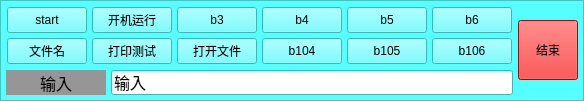
     <widget class="QFrame" name="frame_button">
      <property name="maximumSize">
       <size>
        <width>16777215</width>
        <height>100</height>
       </size>
      </property>
      <property name="palette">
       <palette>
        <active>
         <colorrole role="WindowText">
          <brush brushstyle="SolidPattern">
           <color alpha="255">
            <red>0</red>
            <green>0</green>
            <blue>0</blue>
           </color>
          </brush>
         </colorrole>
         <colorrole role="Button">
          <brush brushstyle="SolidPattern">
           <color alpha="255">
            <red>85</red>
            <green>255</green>
            <blue>255</blue>
           </color>
          </brush>
         </colorrole>
         <colorrole role="Light">
          <brush brushstyle="SolidPattern">
           <color alpha="255">
            <red>213</red>
            <green>255</green>
            <blue>255</blue>
           </color>
          </brush>
         </colorrole>
         <colorrole role="Midlight">
          <brush brushstyle="SolidPattern">
           <color alpha="255">
            <red>149</red>
            <green>255</green>
            <blue>255</blue>
           </color>
          </brush>
         </colorrole>
         <colorrole role="Dark">
          <brush brushstyle="SolidPattern">
           <color alpha="255">
            <red>42</red>
            <green>127</green>
            <blue>127</blue>
           </color>
          </brush>
         </colorrole>
         <colorrole role="Mid">
          <brush brushstyle="SolidPattern">
           <color alpha="255">
            <red>56</red>
            <green>170</green>
            <blue>170</blue>
           </color>
          </brush>
         </colorrole>
         <colorrole role="Text">
          <brush brushstyle="SolidPattern">
           <color alpha="255">
            <red>0</red>
            <green>0</green>
            <blue>0</blue>
           </color>
          </brush>
         </colorrole>
         <colorrole role="BrightText">
          <brush brushstyle="SolidPattern">
           <color alpha="255">
            <red>255</red>
            <green>255</green>
            <blue>255</blue>
           </color>
          </brush>
         </colorrole>
         <colorrole role="ButtonText">
          <brush brushstyle="SolidPattern">
           <color alpha="255">
            <red>0</red>
            <green>0</green>
            <blue>0</blue>
           </color>
          </brush>
         </colorrole>
         <colorrole role="Base">
          <brush brushstyle="SolidPattern">
           <color alpha="255">
            <red>255</red>
            <green>255</green>
            <blue>255</blue>
           </color>
          </brush>
         </colorrole>
         <colorrole role="Window">
          <brush brushstyle="SolidPattern">
           <color alpha="255">
            <red>85</red>
            <green>255</green>
            <blue>255</blue>
           </color>
          </brush>
         </colorrole>
         <colorrole role="Shadow">
          <brush brushstyle="SolidPattern">
           <color alpha="255">
            <red>0</red>
            <green>0</green>
            <blue>0</blue>
           </color>
          </brush>
         </colorrole>
         <colorrole role="AlternateBase">
          <brush brushstyle="SolidPattern">
           <color alpha="255">
            <red>170</red>
            <green>255</green>
            <blue>255</blue>
           </color>
          </brush>
         </colorrole>
         <colorrole role="ToolTipBase">
          <brush brushstyle="SolidPattern">
           <color alpha="255">
            <red>255</red>
            <green>255</green>
            <blue>220</blue>
           </color>
          </brush>
         </colorrole>
         <colorrole role="ToolTipText">
          <brush brushstyle="SolidPattern">
           <color alpha="255">
            <red>0</red>
            <green>0</green>
            <blue>0</blue>
           </color>
          </brush>
         </colorrole>
        </active>
        <inactive>
         <colorrole role="WindowText">
          <brush brushstyle="SolidPattern">
           <color alpha="255">
            <red>0</red>
            <green>0</green>
            <blue>0</blue>
           </color>
          </brush>
         </colorrole>
         <colorrole role="Button">
          <brush brushstyle="SolidPattern">
           <color alpha="255">
            <red>85</red>
            <green>255</green>
            <blue>255</blue>
           </color>
          </brush>
         </colorrole>
         <colorrole role="Light">
          <brush brushstyle="SolidPattern">
           <color alpha="255">
            <red>213</red>
            <green>255</green>
            <blue>255</blue>
           </color>
          </brush>
         </colorrole>
         <colorrole role="Midlight">
          <brush brushstyle="SolidPattern">
           <color alpha="255">
            <red>149</red>
            <green>255</green>
            <blue>255</blue>
           </color>
          </brush>
         </colorrole>
         <colorrole role="Dark">
          <brush brushstyle="SolidPattern">
           <color alpha="255">
            <red>42</red>
            <green>127</green>
            <blue>127</blue>
           </color>
          </brush>
         </colorrole>
         <colorrole role="Mid">
          <brush brushstyle="SolidPattern">
           <color alpha="255">
            <red>56</red>
            <green>170</green>
            <blue>170</blue>
           </color>
          </brush>
         </colorrole>
         <colorrole role="Text">
          <brush brushstyle="SolidPattern">
           <color alpha="255">
            <red>0</red>
            <green>0</green>
            <blue>0</blue>
           </color>
          </brush>
         </colorrole>
         <colorrole role="BrightText">
          <brush brushstyle="SolidPattern">
           <color alpha="255">
            <red>255</red>
            <green>255</green>
            <blue>255</blue>
           </color>
          </brush>
         </colorrole>
         <colorrole role="ButtonText">
          <brush brushstyle="SolidPattern">
           <color alpha="255">
            <red>0</red>
            <green>0</green>
            <blue>0</blue>
           </color>
          </brush>
         </colorrole>
         <colorrole role="Base">
          <brush brushstyle="SolidPattern">
           <color alpha="255">
            <red>255</red>
            <green>255</green>
            <blue>255</blue>
           </color>
          </brush>
         </colorrole>
         <colorrole role="Window">
          <brush brushstyle="SolidPattern">
           <color alpha="255">
            <red>85</red>
            <green>255</green>
            <blue>255</blue>
           </color>
          </brush>
         </colorrole>
         <colorrole role="Shadow">
          <brush brushstyle="SolidPattern">
           <color alpha="255">
            <red>0</red>
            <green>0</green>
            <blue>0</blue>
           </color>
          </brush>
         </colorrole>
         <colorrole role="AlternateBase">
          <brush brushstyle="SolidPattern">
           <color alpha="255">
            <red>170</red>
            <green>255</green>
            <blue>255</blue>
           </color>
          </brush>
         </colorrole>
         <colorrole role="ToolTipBase">
          <brush brushstyle="SolidPattern">
           <color alpha="255">
            <red>255</red>
            <green>255</green>
            <blue>220</blue>
           </color>
          </brush>
         </colorrole>
         <colorrole role="ToolTipText">
          <brush brushstyle="SolidPattern">
           <color alpha="255">
            <red>0</red>
            <green>0</green>
            <blue>0</blue>
           </color>
          </brush>
         </colorrole>
        </inactive>
        <disabled>
         <colorrole role="WindowText">
          <brush brushstyle="SolidPattern">
           <color alpha="255">
            <red>42</red>
            <green>127</green>
            <blue>127</blue>
           </color>
          </brush>
         </colorrole>
         <colorrole role="Button">
          <brush brushstyle="SolidPattern">
           <color alpha="255">
            <red>85</red>
            <green>255</green>
            <blue>255</blue>
           </color>
          </brush>
         </colorrole>
         <colorrole role="Light">
          <brush brushstyle="SolidPattern">
           <color alpha="255">
            <red>213</red>
            <green>255</green>
            <blue>255</blue>
           </color>
          </brush>
         </colorrole>
         <colorrole role="Midlight">
          <brush brushstyle="SolidPattern">
           <color alpha="255">
            <red>149</red>
            <green>255</green>
            <blue>255</blue>
           </color>
          </brush>
         </colorrole>
         <colorrole role="Dark">
          <brush brushstyle="SolidPattern">
           <color alpha="255">
            <red>42</red>
            <green>127</green>
            <blue>127</blue>
           </color>
          </brush>
         </colorrole>
         <colorrole role="Mid">
          <brush brushstyle="SolidPattern">
           <color alpha="255">
            <red>56</red>
            <green>170</green>
            <blue>170</blue>
           </color>
          </brush>
         </colorrole>
         <colorrole role="Text">
          <brush brushstyle="SolidPattern">
           <color alpha="255">
            <red>42</red>
            <green>127</green>
            <blue>127</blue>
           </color>
          </brush>
         </colorrole>
         <colorrole role="BrightText">
          <brush brushstyle="SolidPattern">
           <color alpha="255">
            <red>255</red>
            <green>255</green>
            <blue>255</blue>
           </color>
          </brush>
         </colorrole>
         <colorrole role="ButtonText">
          <brush brushstyle="SolidPattern">
           <color alpha="255">
            <red>42</red>
            <green>127</green>
            <blue>127</blue>
           </color>
          </brush>
         </colorrole>
         <colorrole role="Base">
          <brush brushstyle="SolidPattern">
           <color alpha="255">
            <red>85</red>
            <green>255</green>
            <blue>255</blue>
           </color>
          </brush>
         </colorrole>
         <colorrole role="Window">
          <brush brushstyle="SolidPattern">
           <color alpha="255">
            <red>85</red>
            <green>255</green>
            <blue>255</blue>
           </color>
          </brush>
         </colorrole>
         <colorrole role="Shadow">
          <brush brushstyle="SolidPattern">
           <color alpha="255">
            <red>0</red>
            <green>0</green>
            <blue>0</blue>
           </color>
          </brush>
         </colorrole>
         <colorrole role="AlternateBase">
          <brush brushstyle="SolidPattern">
           <color alpha="255">
            <red>85</red>
            <green>255</green>
            <blue>255</blue>
           </color>
          </brush>
         </colorrole>
         <colorrole role="ToolTipBase">
          <brush brushstyle="SolidPattern">
           <color alpha="255">
            <red>255</red>
            <green>255</green>
            <blue>220</blue>
           </color>
          </brush>
         </colorrole>
         <colorrole role="ToolTipText">
          <brush brushstyle="SolidPattern">
           <color alpha="255">
            <red>0</red>
            <green>0</green>
            <blue>0</blue>
           </color>
          </brush>
         </colorrole>
        </disabled>
       </palette>
      </property>
      <property name="autoFillBackground">
       <bool>true</bool>
      </property>
      <property name="styleSheet">
       <string notr="true"/>
      </property>
      <property name="locale">
       <locale language="C" country="AnyCountry"/>
      </property>
      <property name="frameShape">
       <enum>QFrame::StyledPanel</enum>
      </property>
      <property name="frameShadow">
       <enum>QFrame::Raised</enum>
      </property>
      <layout class="QGridLayout" name="gridLayout">
       <property name="leftMargin">
        <number>5</number>
       </property>
       <property name="topMargin">
        <number>5</number>
       </property>
       <property name="rightMargin">
        <number>5</number>
       </property>
       <property name="bottomMargin">
        <number>5</number>
       </property>
       <property name="spacing">
        <number>5</number>
       </property>
       <item row="0" column="2" rowspan="2">
        <widget class="QPushButton" name="pushButton_end">
         <property name="minimumSize">
          <size>
           <width>50</width>
           <height>50</height>
          </size>
         </property>
         <property name="maximumSize">
          <size>
           <width>60</width>
           <height>60</height>
          </size>
         </property>
         <property name="autoFillBackground">
          <bool>false</bool>
         </property>
         <property name="styleSheet">
          <string notr="true">background-color: rgb(255, 0, 0);</string>
         </property>
         <property name="text">
          <string>结束</string>
         </property>
        </widget>
       </item>
       <item row="1" column="1">
        <widget class="QLineEdit" name="lineEdit">
         <property name="minimumSize">
          <size>
           <width>0</width>
           <height>25</height>
          </size>
         </property>
         <property name="font">
          <font>
           <family>宋体</family>
           <pointsize>12</pointsize>
          </font>
         </property>
         <property name="text">
          <string>输入</string>
         </property>
        </widget>
       </item>
       <item row="1" column="0">
        <widget class="QLabel" name="label">
         <property name="minimumSize">
          <size>
           <width>100</width>
           <height>0</height>
          </size>
         </property>
         <property name="maximumSize">
          <size>
           <width>16777215</width>
           <height>25</height>
          </size>
         </property>
         <property name="palette">
          <palette>
           <active>
            <colorrole role="WindowText">
             <brush brushstyle="SolidPattern">
              <color alpha="255">
               <red>0</red>
               <green>0</green>
               <blue>0</blue>
              </color>
             </brush>
            </colorrole>
            <colorrole role="Button">
             <brush brushstyle="SolidPattern">
              <color alpha="255">
               <red>150</red>
               <green>150</green>
               <blue>150</blue>
              </color>
             </brush>
            </colorrole>
            <colorrole role="Light">
             <brush brushstyle="SolidPattern">
              <color alpha="255">
               <red>225</red>
               <green>225</green>
               <blue>225</blue>
              </color>
             </brush>
            </colorrole>
            <colorrole role="Midlight">
             <brush brushstyle="SolidPattern">
              <color alpha="255">
               <red>187</red>
               <green>187</green>
               <blue>187</blue>
              </color>
             </brush>
            </colorrole>
            <colorrole role="Dark">
             <brush brushstyle="SolidPattern">
              <color alpha="255">
               <red>75</red>
               <green>75</green>
               <blue>75</blue>
              </color>
             </brush>
            </colorrole>
            <colorrole role="Mid">
             <brush brushstyle="SolidPattern">
              <color alpha="255">
               <red>100</red>
               <green>100</green>
               <blue>100</blue>
              </color>
             </brush>
            </colorrole>
            <colorrole role="Text">
             <brush brushstyle="SolidPattern">
              <color alpha="255">
               <red>0</red>
               <green>0</green>
               <blue>0</blue>
              </color>
             </brush>
            </colorrole>
            <colorrole role="BrightText">
             <brush brushstyle="SolidPattern">
              <color alpha="255">
               <red>255</red>
               <green>255</green>
               <blue>255</blue>
              </color>
             </brush>
            </colorrole>
            <colorrole role="ButtonText">
             <brush brushstyle="SolidPattern">
              <color alpha="255">
               <red>0</red>
               <green>0</green>
               <blue>0</blue>
              </color>
             </brush>
            </colorrole>
            <colorrole role="Base">
             <brush brushstyle="SolidPattern">
              <color alpha="255">
               <red>255</red>
               <green>255</green>
               <blue>255</blue>
              </color>
             </brush>
            </colorrole>
            <colorrole role="Window">
             <brush brushstyle="SolidPattern">
              <color alpha="255">
               <red>150</red>
               <green>150</green>
               <blue>150</blue>
              </color>
             </brush>
            </colorrole>
            <colorrole role="Shadow">
             <brush brushstyle="SolidPattern">
              <color alpha="255">
               <red>0</red>
               <green>0</green>
               <blue>0</blue>
              </color>
             </brush>
            </colorrole>
            <colorrole role="AlternateBase">
             <brush brushstyle="SolidPattern">
              <color alpha="255">
               <red>202</red>
               <green>202</green>
               <blue>202</blue>
              </color>
             </brush>
            </colorrole>
            <colorrole role="ToolTipBase">
             <brush brushstyle="SolidPattern">
              <color alpha="255">
               <red>255</red>
               <green>255</green>
               <blue>220</blue>
              </color>
             </brush>
            </colorrole>
            <colorrole role="ToolTipText">
             <brush brushstyle="SolidPattern">
              <color alpha="255">
               <red>0</red>
               <green>0</green>
               <blue>0</blue>
              </color>
             </brush>
            </colorrole>
           </active>
           <inactive>
            <colorrole role="WindowText">
             <brush brushstyle="SolidPattern">
              <color alpha="255">
               <red>0</red>
               <green>0</green>
               <blue>0</blue>
              </color>
             </brush>
            </colorrole>
            <colorrole role="Button">
             <brush brushstyle="SolidPattern">
              <color alpha="255">
               <red>150</red>
               <green>150</green>
               <blue>150</blue>
              </color>
             </brush>
            </colorrole>
            <colorrole role="Light">
             <brush brushstyle="SolidPattern">
              <color alpha="255">
               <red>225</red>
               <green>225</green>
               <blue>225</blue>
              </color>
             </brush>
            </colorrole>
            <colorrole role="Midlight">
             <brush brushstyle="SolidPattern">
              <color alpha="255">
               <red>187</red>
               <green>187</green>
               <blue>187</blue>
              </color>
             </brush>
            </colorrole>
            <colorrole role="Dark">
             <brush brushstyle="SolidPattern">
              <color alpha="255">
               <red>75</red>
               <green>75</green>
               <blue>75</blue>
              </color>
             </brush>
            </colorrole>
            <colorrole role="Mid">
             <brush brushstyle="SolidPattern">
              <color alpha="255">
               <red>100</red>
               <green>100</green>
               <blue>100</blue>
              </color>
             </brush>
            </colorrole>
            <colorrole role="Text">
             <brush brushstyle="SolidPattern">
              <color alpha="255">
               <red>0</red>
               <green>0</green>
               <blue>0</blue>
              </color>
             </brush>
            </colorrole>
            <colorrole role="BrightText">
             <brush brushstyle="SolidPattern">
              <color alpha="255">
               <red>255</red>
               <green>255</green>
               <blue>255</blue>
              </color>
             </brush>
            </colorrole>
            <colorrole role="ButtonText">
             <brush brushstyle="SolidPattern">
              <color alpha="255">
               <red>0</red>
               <green>0</green>
               <blue>0</blue>
              </color>
             </brush>
            </colorrole>
            <colorrole role="Base">
             <brush brushstyle="SolidPattern">
              <color alpha="255">
               <red>255</red>
               <green>255</green>
               <blue>255</blue>
              </color>
             </brush>
            </colorrole>
            <colorrole role="Window">
             <brush brushstyle="SolidPattern">
              <color alpha="255">
               <red>150</red>
               <green>150</green>
               <blue>150</blue>
              </color>
             </brush>
            </colorrole>
            <colorrole role="Shadow">
             <brush brushstyle="SolidPattern">
              <color alpha="255">
               <red>0</red>
               <green>0</green>
               <blue>0</blue>
              </color>
             </brush>
            </colorrole>
            <colorrole role="AlternateBase">
             <brush brushstyle="SolidPattern">
              <color alpha="255">
               <red>202</red>
               <green>202</green>
               <blue>202</blue>
              </color>
             </brush>
            </colorrole>
            <colorrole role="ToolTipBase">
             <brush brushstyle="SolidPattern">
              <color alpha="255">
               <red>255</red>
               <green>255</green>
               <blue>220</blue>
              </color>
             </brush>
            </colorrole>
            <colorrole role="ToolTipText">
             <brush brushstyle="SolidPattern">
              <color alpha="255">
               <red>0</red>
               <green>0</green>
               <blue>0</blue>
              </color>
             </brush>
            </colorrole>
           </inactive>
           <disabled>
            <colorrole role="WindowText">
             <brush brushstyle="SolidPattern">
              <color alpha="255">
               <red>75</red>
               <green>75</green>
               <blue>75</blue>
              </color>
             </brush>
            </colorrole>
            <colorrole role="Button">
             <brush brushstyle="SolidPattern">
              <color alpha="255">
               <red>150</red>
               <green>150</green>
               <blue>150</blue>
              </color>
             </brush>
            </colorrole>
            <colorrole role="Light">
             <brush brushstyle="SolidPattern">
              <color alpha="255">
               <red>225</red>
               <green>225</green>
               <blue>225</blue>
              </color>
             </brush>
            </colorrole>
            <colorrole role="Midlight">
             <brush brushstyle="SolidPattern">
              <color alpha="255">
               <red>187</red>
               <green>187</green>
               <blue>187</blue>
              </color>
             </brush>
            </colorrole>
            <colorrole role="Dark">
             <brush brushstyle="SolidPattern">
              <color alpha="255">
               <red>75</red>
               <green>75</green>
               <blue>75</blue>
              </color>
             </brush>
            </colorrole>
            <colorrole role="Mid">
             <brush brushstyle="SolidPattern">
              <color alpha="255">
               <red>100</red>
               <green>100</green>
               <blue>100</blue>
              </color>
             </brush>
            </colorrole>
            <colorrole role="Text">
             <brush brushstyle="SolidPattern">
              <color alpha="255">
               <red>75</red>
               <green>75</green>
               <blue>75</blue>
              </color>
             </brush>
            </colorrole>
            <colorrole role="BrightText">
             <brush brushstyle="SolidPattern">
              <color alpha="255">
               <red>255</red>
               <green>255</green>
               <blue>255</blue>
              </color>
             </brush>
            </colorrole>
            <colorrole role="ButtonText">
             <brush brushstyle="SolidPattern">
              <color alpha="255">
               <red>75</red>
               <green>75</green>
               <blue>75</blue>
              </color>
             </brush>
            </colorrole>
            <colorrole role="Base">
             <brush brushstyle="SolidPattern">
              <color alpha="255">
               <red>150</red>
               <green>150</green>
               <blue>150</blue>
              </color>
             </brush>
            </colorrole>
            <colorrole role="Window">
             <brush brushstyle="SolidPattern">
              <color alpha="255">
               <red>150</red>
               <green>150</green>
               <blue>150</blue>
              </color>
             </brush>
            </colorrole>
            <colorrole role="Shadow">
             <brush brushstyle="SolidPattern">
              <color alpha="255">
               <red>0</red>
               <green>0</green>
               <blue>0</blue>
              </color>
             </brush>
            </colorrole>
            <colorrole role="AlternateBase">
             <brush brushstyle="SolidPattern">
              <color alpha="255">
               <red>150</red>
               <green>150</green>
               <blue>150</blue>
              </color>
             </brush>
            </colorrole>
            <colorrole role="ToolTipBase">
             <brush brushstyle="SolidPattern">
              <color alpha="255">
               <red>255</red>
               <green>255</green>
               <blue>220</blue>
              </color>
             </brush>
            </colorrole>
            <colorrole role="ToolTipText">
             <brush brushstyle="SolidPattern">
              <color alpha="255">
               <red>0</red>
               <green>0</green>
               <blue>0</blue>
              </color>
             </brush>
            </colorrole>
           </disabled>
          </palette>
         </property>
         <property name="font">
          <font>
           <family>宋体</family>
           <pointsize>12</pointsize>
          </font>
         </property>
         <property name="autoFillBackground">
          <bool>true</bool>
         </property>
         <property name="text">
          <string>输入</string>
         </property>
         <property name="alignment">
          <set>Qt::AlignCenter</set>
         </property>
        </widget>
       </item>
       <item row="0" column="0" colspan="2">
        <layout class="QGridLayout" name="gridLayout_2">
         <property name="leftMargin">
          <number>1</number>
         </property>
         <property name="topMargin">
          <number>1</number>
         </property>
         <property name="rightMargin">
          <number>1</number>
         </property>
         <property name="bottomMargin">
          <number>1</number>
         </property>
         <item row="0" column="0">
          <widget class="QPushButton" name="button_start">
           <property name="sizePolicy">
            <sizepolicy hsizetype="Preferred" vsizetype="Preferred">
             <horstretch>0</horstretch>
             <verstretch>0</verstretch>
            </sizepolicy>
           </property>
           <property name="text">
            <string>start</string>
           </property>
          </widget>
         </item>
         <item row="0" column="4">
          <widget class="QPushButton" name="b5">
           <property name="sizePolicy">
            <sizepolicy hsizetype="Preferred" vsizetype="Preferred">
             <horstretch>0</horstretch>
             <verstretch>0</verstretch>
            </sizepolicy>
           </property>
           <property name="text">
            <string>b5</string>
           </property>
          </widget>
         </item>
         <item row="0" column="3">
          <widget class="QPushButton" name="b4">
           <property name="sizePolicy">
            <sizepolicy hsizetype="Preferred" vsizetype="Preferred">
             <horstretch>0</horstretch>
             <verstretch>0</verstretch>
            </sizepolicy>
           </property>
           <property name="text">
            <string>b4</string>
           </property>
          </widget>
         </item>
         <item row="2" column="0">
          <widget class="QPushButton" name="b101">
           <property name="sizePolicy">
            <sizepolicy hsizetype="Preferred" vsizetype="Preferred">
             <horstretch>0</horstretch>
             <verstretch>0</verstretch>
            </sizepolicy>
           </property>
           <property name="text">
            <string>文件名</string>
           </property>
          </widget>
         </item>
         <item row="0" column="2">
          <widget class="QPushButton" name="b3">
           <property name="sizePolicy">
            <sizepolicy hsizetype="Preferred" vsizetype="Preferred">
             <horstretch>0</horstretch>
             <verstretch>0</verstretch>
            </sizepolicy>
           </property>
           <property name="text">
            <string>b3</string>
           </property>
          </widget>
         </item>
         <item row="0" column="1">
          <widget class="QPushButton" name="button_autoRun">
           <property name="sizePolicy">
            <sizepolicy hsizetype="Preferred" vsizetype="Preferred">
             <horstretch>0</horstretch>
             <verstretch>0</verstretch>
            </sizepolicy>
           </property>
           <property name="text">
            <string>开机运行</string>
           </property>
          </widget>
         </item>
         <item row="2" column="3">
          <widget class="QPushButton" name="b104">
           <property name="sizePolicy">
            <sizepolicy hsizetype="Preferred" vsizetype="Preferred">
             <horstretch>0</horstretch>
             <verstretch>0</verstretch>
            </sizepolicy>
           </property>
           <property name="text">
            <string>b104</string>
           </property>
          </widget>
         </item>
         <item row="2" column="2">
          <widget class="QPushButton" name="b103">
           <property name="sizePolicy">
            <sizepolicy hsizetype="Preferred" vsizetype="Preferred">
             <horstretch>0</horstretch>
             <verstretch>0</verstretch>
            </sizepolicy>
           </property>
           <property name="text">
            <string>打开文件</string>
           </property>
          </widget>
         </item>
         <item row="2" column="4">
          <widget class="QPushButton" name="b105">
           <property name="sizePolicy">
            <sizepolicy hsizetype="Preferred" vsizetype="Preferred">
             <horstretch>0</horstretch>
             <verstretch>0</verstretch>
            </sizepolicy>
           </property>
           <property name="text">
            <string>b105</string>
           </property>
          </widget>
         </item>
         <item row="2" column="1">
          <widget class="QPushButton" name="b102">
           <property name="sizePolicy">
            <sizepolicy hsizetype="Preferred" vsizetype="Preferred">
             <horstretch>0</horstretch>
             <verstretch>0</verstretch>
            </sizepolicy>
           </property>
           <property name="text">
            <string>打印测试</string>
           </property>
          </widget>
         </item>
         <item row="0" column="5">
          <widget class="QPushButton" name="b6">
           <property name="sizePolicy">
            <sizepolicy hsizetype="Preferred" vsizetype="Preferred">
             <horstretch>0</horstretch>
             <verstretch>0</verstretch>
            </sizepolicy>
           </property>
           <property name="text">
            <string>b6</string>
           </property>
          </widget>
         </item>
         <item row="2" column="5">
          <widget class="QPushButton" name="b106">
           <property name="sizePolicy">
            <sizepolicy hsizetype="Preferred" vsizetype="Preferred">
             <horstretch>0</horstretch>
             <verstretch>0</verstretch>
            </sizepolicy>
           </property>
           <property name="text">
            <string>b106</string>
           </property>
          </widget>
         </item>
        </layout>
       </item>
      </layout>
     </widget>
